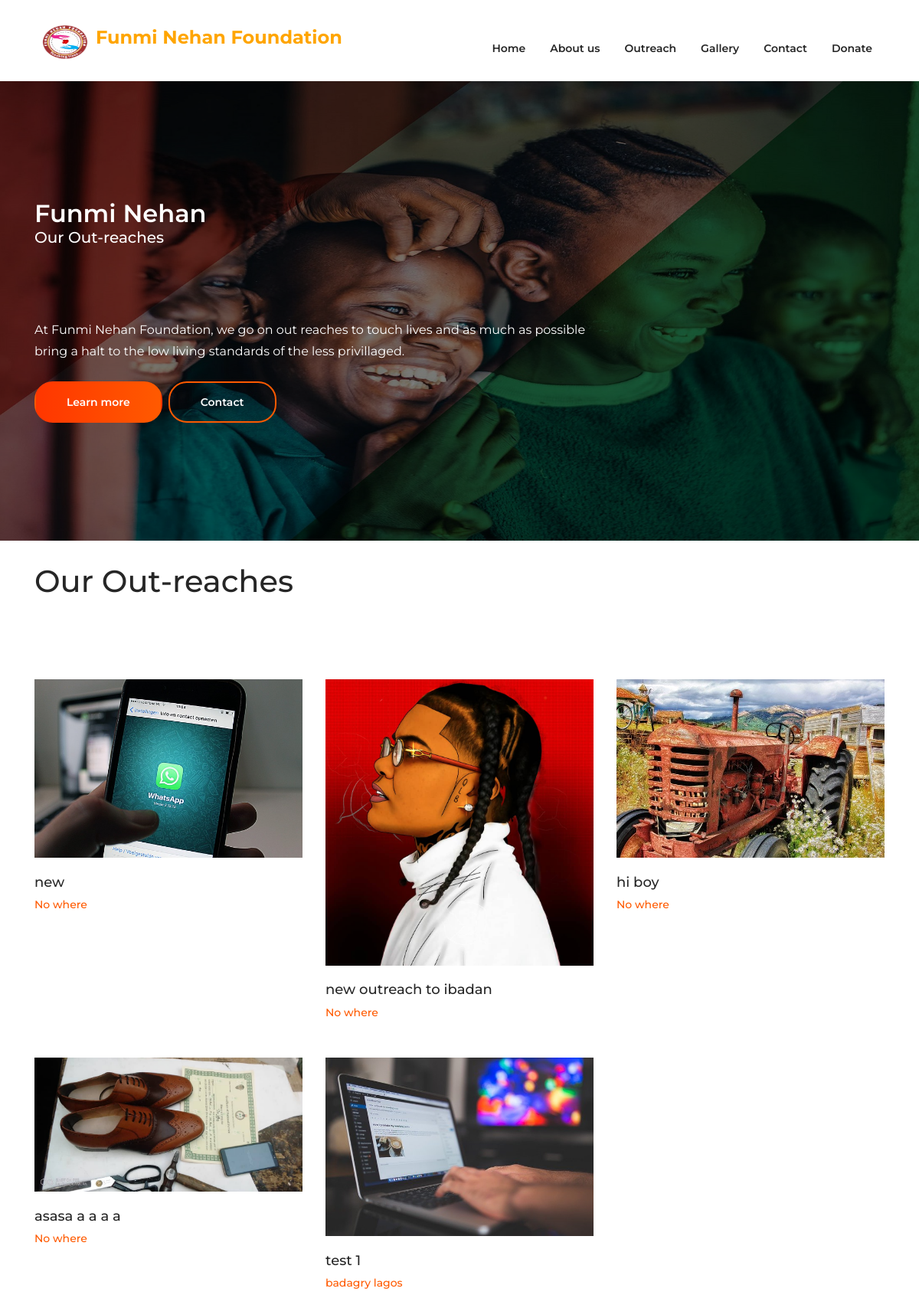
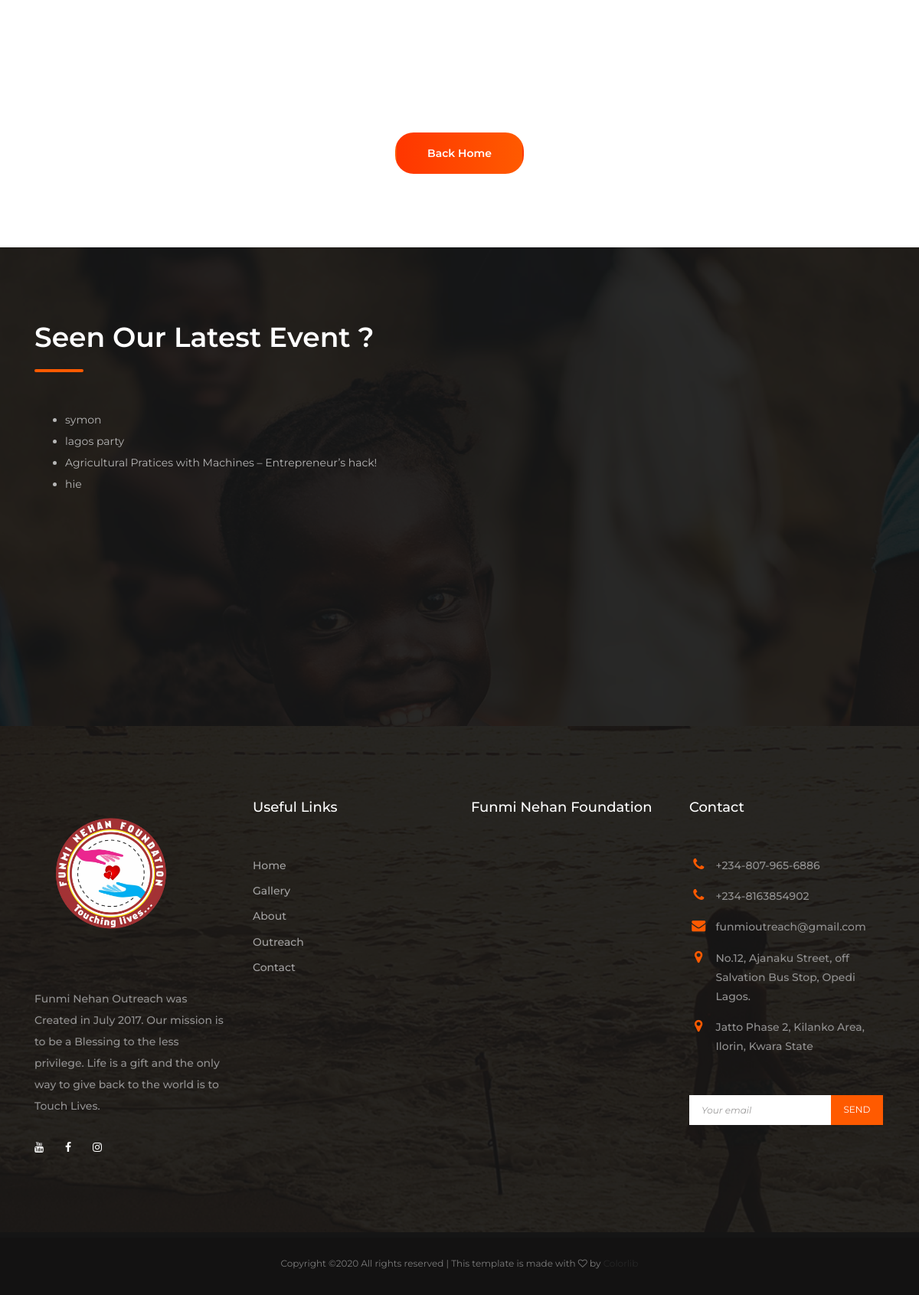
Screenshot of /outreach/ with the database file from the repository (2 pictures, top to bottom).
### main/models.py (models this page shows, shortened)
class Outreach(models.Model):
	title = models.CharField(max_length=100)
	body = models.TextField(default="Nothing yet")
	location = models.CharField(max_length=200, default="No where")
	image = models.ImageField(upload_to='main/outreach_image/')
	comments = models.ManyToManyField(Comment, through="OutreachCommentConnector")
	pub_date = models.DateTimeField(default=timezone.now)
	slug = models.SlugField(unique=True)

class Event(models.Model):
	title = models.CharField(max_length=100)
	video_url = models.TextField(default="Nothing yet")
	pub_date = models.DateTimeField(default=timezone.now)

### main/views.py (the view)
# urls.py: path('outreach/', views.OutreachFunc, name="outreach"),
def OutreachFunc(request):
	if request.method == "POST":
		pass
	else:
		outreachs = Outreach.objects.order_by('-pub_date')
		members = Member.objects.order_by('-pub_date')
		events = Event.objects.order_by('-pub_date')[1:6]
		event = Event.objects.order_by('-pub_date')[:1]
		context = {"outreachs": outreachs, "members": members, "events": events, "event": event}
		return render(request, 'main/outreach.html', context)

### main/templates/main/outreach.html
{% extends 'main/base.html' %}
{% load static %}
{% block content %}
 <div class="hero-slider">
        <div class="swiper-wrapper">
            <div class="swiper-slides hero-content-wrap" style="width:100%; height: 600px;">
                <img src="{% static 'main/images/hero_3.jpg' %}" alt="">
                <div class="hero-content-overlay position-absolute w-100 h-100">
                    <div class="container h-100">
                        <div class="row h-100">
                            <div class="col-12 col-lg-8 d-flex flex-column justify-content-center align-items-start">
                                <header class="entry-header">
                                    <h4>Funmi Nehan</h4>
                                </header>
                                <div>
                                    <h5>Our Out-reaches</h5>
                                </div>
                                <header class="entry-header">
                                	<br />
                                <br />
                                <br />
                                    <h8>At Funmi Nehan Foundation, we go on out reaches to touch lives and as much as possible bring a halt to the low living standards of the less privillaged.</h8>
                                </header>
                                <div class="entry-footer d-flex flex-wrap align-items-center mt-4">
                                    <a href="{% url 'about' %}" class="btn gradient-bg mr-2">Learn more</a>
                                    <a href="{% url 'contact' %}" class="btn orange-border">Contact</a>
                                </div>
                            </div>
                        </div>
                    </div>
                </div>
            </div>
        </div>
    </div>
<br>
   <div class="page-header">
        <div class="container">
            <div class="row">
                <div class="col-12">
                    <h1>Our Out-reaches</h1>
                </div>
            </div>
        </div>
    </div>
    <div class="portfolio-wrap">
        <div class="container">
			<div class="row portfolio-container">
				{% for outreach in outreachs %}
                <div class="col-12 col-md-6 col-lg-4 portfolio-item">
                    <div class="portfolio-cont">
                        <a href="{% url 'outreach_detail' outreach.slug %}"><img src="{{ outreach.image.url }}" alt=""></a>
                        <h3 class="entry-title"><a href="{% url 'outreach_detail' outreach.slug %}">{{ outreach.title }}</a></h3>
                        <h4>{{ outreach.location }}</h4>
                    </div>
                </div>
                {% endfor %}
			</div>
			<br />
			<br />
            <div class="row">
                <div class="col-12 d-flex justify-content-center mt-72">
                    <a href="{% url 'index' %}" class="btn gradient-bg load-more-btns">Back Home</a>
                </div>
            </div>
        </div>
    </div>
    <div class="home-page-welcome">
        <div class="container">
            <div class="row">
                <div class="col-12 col-lg-6 order-2 order-lg-1">
                    <div class="welcome-content">
                        <header class="entry-header">
                            <h2 class="entry-title">Seen Our Latest Event ?</h2>
                        </header>
                        {% if events %}
                        <div class="entry-content mt-5">
                            <ul>
                            	{% for each_event in events %}
                            		<li>{{ each_event.title }}</li>
                            	{% endfor %}
                            </ul>
                        </div>
                        {% else %}
                        	<div class="entry-content mt-5">
                        		<p>Nothing yet!</p>
                        	</div>
                        {% endif %}
                    </div>
                </div>
				{% if event %}
				{% for each_event in event %}
                <div class="col-12 col-lg-6 mt-4 order-1 order-lg-2">
                    <iframe width="100%" height="400px" src="{{ each_event.video_url }}" frameborder="0" allow="accelerometer; autoplay; encrypted-media; gyroscope; picture-in-picture" allowfullscreen>
                    </iframe>
                </div>
               {% endfor %}
                {% else %}
                  <div class="col-12 col-lg-6 mt-4 order-1 order-lg-2">
              		<p>Nothing yet!</p>
            	</div>
               {% endif %}
            </div>
        </div>
    </div>
    {% endblock content %}

### main/templates/main/base.html (shortened to what this page needs)
{% load static %}
<!DOCTYPE html>
<html lang="en">
<head>
    <link rel="stylesheet" href="{% static 'main/css/bootstrap.min.css' %}">
    <link rel="stylesheet" href="{% static 'main/css/font-awesome.min.css' %}">
    <link rel="stylesheet" href="{% static 'main/css/elegant-fonts.css' %}">
    <link rel="stylesheet" href="{% static 'main/css/themify-icons.css' %}">
    <link rel="stylesheet" href="{% static 'main/css/swiper.min.css' %}">
    <link rel="stylesheet" href="{% static 'main/css/style.css' %}">
</head>
<body>
    <header class="site-header">
        <div class="nav-bar">
            <div class="container">
                <div class="row">
                    <div class="col-12 d-flex flex-wrap justify-content-between align-items-center">
                        <div class="site-branding d-flex align-items-center">
                           <a class="d-block" href="{% url 'index' %}" rel="home">
		                       <span><img class="d-block" src="{% static 'main/images/main_logo.PNG' %}" width='80' height='60' alt="logo"></span>
                           </a>
                           	<span><h4 style="color: orange;"><b>Funmi Nehan Foundation</b></h4></span>
                        </div>
                        <nav class="site-navigation d-flex justify-content-end align-items-center">
                            <ul class="d-flex flex-column flex-lg-row justify-content-lg-end align-content-center">
                                <li><a href="{% url 'index' %}">Home</a></li>
                                <li><a href="{% url 'about' %}">About us</a></li>
                                <li><a href="{% url 'outreach' %}">Outreach</a></li>
                                <li><a href="{% url 'gallery' %}">Gallery</a></li>
                                <li><a href="{% url 'contact' %}">Contact</a></li>
                                <li><a href="{% url 'pre_donation' %}">Donate</a></li>
                            </ul>
                        </nav>
                    </div>
                </div>
            </div>
        </div>
    </header>
{% block content %}
{% endblock content %}
<footer class="site-footer">
        <div class="footer-widgets">
            <div class="container">
                <div class="row">
                    <div class="col-12 col-md-6 col-lg-3">
                        <div class="foot-about">
                            <h2><a class="foot-logo" href="{% url 'index' %}"><img width="200" height="200" src="{% static 'main/images/main_logo.PNG' %}" alt=""></a></h2>
                            <p>Funmi Nehan Outreach was Created in July 2017. Our mission is to be a Blessing to the less privilege. Life is a gift and the only way to give back to the world is to Touch Lives.</p>
                            <ul class="d-flex flex-wrap align-items-center">
                                <li><a href="https://youtube.com/results?search_query=funmi+nehan+outreach"><i class="fa fa-youtube"></i></a></li>
                                <li><a href="#"><i class="fa fa-facebook"></i></a></li>
                                <li><a href="https://instagram.com/funmi_nehan_outreach"><i class="fa fa-instagram"></i></a></li>
                            </ul>
                        </div>
                    </div>
                    <div class="col-12 col-md-6 col-lg-3 mt-5 mt-md-0">
                        <h2>Useful Links</h2>
                        <ul>
                            <li><a href="{% url 'index' %}">Home</a></li>
                             <li><a href="{% url 'gallery' %}">Gallery</a></li>
                            <li><a href="{% url 'about' %}">About</a></li>
                            <li><a href="{% url 'index' %}">Outreach</a></li>
                            <li><a href="{% url 'contact' %}">Contact</a></li>
                        </ul>
                    </div>
                    <div class="col-12 col-md-6 col-lg-3 mt-5 mt-md-0">
                        <div class="foot-latest-news">
                            <h2>Funmi Nehan Foundation</h2>
                        </div>
                    </div>
                    <div class="col-12 col-md-6 col-lg-3 mt-5 mt-md-0">
                        <div class="foot-contact">
                            <h2>Contact</h2>
                            <ul>
                                <li><i class="fa fa-phone"></i><span>+234-807-965-6886</span></li>
                                <li><i class="fa fa-phone"></i><span>+234-8163854902</span></li>
                                <li><i class="fa fa-envelope"></i><span>funmioutreach@gmail.com</span></li>
                                <li><i class="fa fa-map-marker"></i><span>No.12, Ajanaku Street, off Salvation Bus Stop, Opedi Lagos.</span></li>
                                 <li><i class="fa fa-map-marker"></i><span>Jatto Phase 2, Kilanko Area, Ilorin, Kwara State</span></li>
                            </ul>
                        </div>
                        <div class="subscribe-form">
                            <form class="d-flex flex-wrap align-items-center">
                                <input type="email" placeholder="Your email">
                                <input type="submit" value="send">
                            </form>
                        </div>
                    </div>
                </div>
            </div>
        </div>
        <div class="footer-bar">
            <div class="container">
                <div class="row">
                    <div class="col-12">
                        <p class="m-0">
Copyright &copy;<script>document.write(new Date().getFullYear());</script> All rights reserved | This template is made with <i class="fa fa-heart-o" aria-hidden="true"></i> by <a href="https://colorlib.com" target="_blank">Colorlib</a>
</p>
                    </div>
                </div>
            </div>
        </div>
    </footer>
</body>
</html>

### rows the page displays
Outreach: image (picture), title "new", location "No where"
Outreach: image (picture), title "new outreach to ibadan", location "No where"
Outreach: image (picture), title "hi boy", location "No where"
Outreach: image (picture), title "asasa a a a a", location "No where"
Outreach: image (picture), title "test 1", location "badagry lagos"
Event: title "symon"
Event: title "lagos party"
Event: title "Agricultural Pratices with Machines – Entrepreneur’s hack!"
Event: title "hie"
